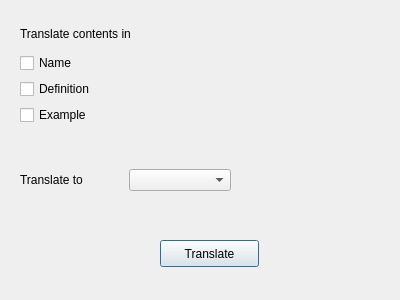
<?xml version="1.0" encoding="UTF-8"?>
<ui version="4.0">
 <class>TranslateDialog</class>
 <widget class="QDialog" name="TranslateDialog">
  <property name="geometry">
   <rect>
    <x>0</x>
    <y>0</y>
    <width>400</width>
    <height>300</height>
   </rect>
  </property>
  <property name="windowTitle">
   <string>Translation Setting</string>
  </property>
  <widget class="QWidget" name="verticalLayoutWidget_2">
   <property name="geometry">
    <rect>
     <x>20</x>
     <y>20</y>
     <width>151</width>
     <height>105</height>
    </rect>
   </property>
   <layout class="QVBoxLayout" name="verticalLayout_2">
    <item>
     <widget class="QLabel" name="label">
      <property name="text">
       <string>Translate contents in</string>
      </property>
     </widget>
    </item>
    <item>
     <layout class="QVBoxLayout" name="verticalLayout">
      <item>
       <widget class="QCheckBox" name="nameCheck">
        <property name="text">
         <string>Name</string>
        </property>
        <property name="checked">
         <bool>false</bool>
        </property>
       </widget>
      </item>
      <item>
       <widget class="QCheckBox" name="defCheck">
        <property name="text">
         <string>Definition</string>
        </property>
       </widget>
      </item>
      <item>
       <widget class="QCheckBox" name="exCheck">
        <property name="text">
         <string>Example</string>
        </property>
       </widget>
      </item>
     </layout>
    </item>
   </layout>
  </widget>
  <widget class="QWidget" name="horizontalLayoutWidget">
   <property name="geometry">
    <rect>
     <x>20</x>
     <y>140</y>
     <width>211</width>
     <height>80</height>
    </rect>
   </property>
   <layout class="QHBoxLayout" name="horizontalLayout">
    <item>
     <widget class="QLabel" name="label_2">
      <property name="text">
       <string>Translate to</string>
      </property>
     </widget>
    </item>
    <item>
     <widget class="QComboBox" name="langCombo"/>
    </item>
   </layout>
  </widget>
  <widget class="QPushButton" name="startButton">
   <property name="geometry">
    <rect>
     <x>160</x>
     <y>240</y>
     <width>99</width>
     <height>27</height>
    </rect>
   </property>
   <property name="text">
    <string>Translate</string>
   </property>
   <property name="default">
    <bool>true</bool>
   </property>
  </widget>
 </widget>
 <resources/>
 <connections/>
</ui>
